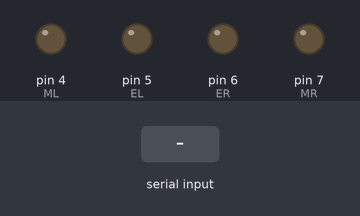
A sketch run on a simulated Arduino Uno, built with avr-gcc and run on an emulated ATmega328P. On the bench: output pins drawn as LEDs (lit = HIGH). The inputs (shaded band) are chosen by the test bench.

Above: at 1.2 s.
1.3 s: "3\n" received over the second serial link
At 3.8 s:
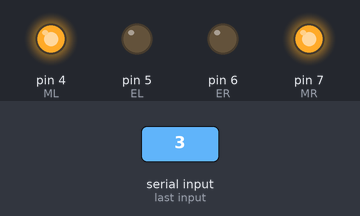
4.3 s: "2\n" received over the second serial link
At 5.8 s:
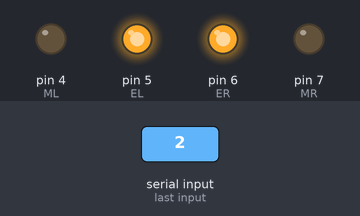
7.3 s: "4\n" received over the second serial link
At 8.56 s:
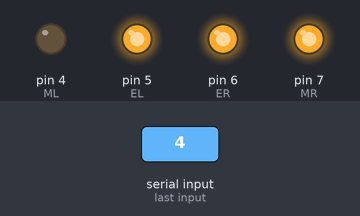
10.3 s: "1\n" received over the second serial link
At 12.1 s:
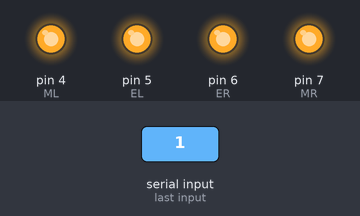
Timing chart, 0 to 13.8 s (numbered marks = the images above; inputs shaded):
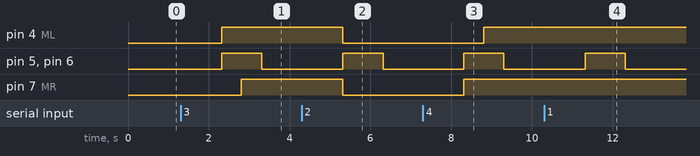

The sketch:

arduinobot.ino
```cpp
#include <Wire.h> //I2C Arduino Library
#include <SoftwareSerial.h>

#define address 0x1E //0011110b, I2C 7bit address of HMC5883


SoftwareSerial mySerial(10, 11); // RX, TX

//모터 제어용 핀 세팅
int EL = 5;
int ML = 4;
int ER = 6;
int MR = 7;
//---

int value = 0;//모터 속도 제어

//시리얼에서 긁어올 변수
long byteIn = 0;
String input;

int in = 0;

void setup()
{
 mySerial.begin(9600);
  pinMode(ML, OUTPUT);
  pinMode(MR, OUTPUT);

/*
  //--지자기 센서 세팅
   Wire.begin();
   Wire.beginTransmission(address); //open communication with HMC5883
   Wire.write(0x02); //select mode register
   Wire.write(0x00); //continuous measurement mode
   Wire.endTransmission();
   //--
*/


}

void loop()
{
  byteIn = 0;


  int mottime = 0;
  //--시리얼에서 정보 받기
  int ang = 0;
  int spd = 0;

 if(mySerial.available()){
  mySerial.println("Hello, world?");
  input = mySerial.readString();
  byteIn = input.toInt();


   }
   //---
 // Serial.println(degCheck());


 // for(int i = 0;input.length() > i;i++){
   // in=byteIn%10;
    //byteIn/=10;
    //Serial.println(in);
  switch(byteIn)
  {
    case 0 :
  analogWrite(EL, 0);
  analogWrite(ER, 0);
  break;
    case 1 :
    go(1000, 255);
  break;
    case 2 :
    back(1000, 255);
  break;
    case 3 :
    turnRight(490);
    go(500, 255);
  break;
    case 4 :
    turnLeft(490);
    go(500, 255);
  break;
   default :
  analogWrite(EL, 0);
  analogWrite(ER, 0);
  break;

  }
 // }

  delay(5);
}

void go(int timeSet, int sped)
{
  value = sped;
  digitalWrite(ML, HIGH);
  digitalWrite(MR, HIGH);
  analogWrite(EL, value);
  analogWrite(ER, value);
  delay(timeSet);
  analogWrite(EL, 0);
  analogWrite(ER, 0);
}

void back(int timeSet, int sped)
{
  value = sped;
  digitalWrite(ML, LOW);
  digitalWrite(MR, LOW);
  analogWrite(EL, value);
  analogWrite(ER, value);
  delay(timeSet);
  analogWrite(EL, 0);
  analogWrite(ER, 0);
}

void turnRight(int timeSet)
{
  value = 255;
  digitalWrite(ML, HIGH);
  digitalWrite(MR, LOW);
  analogWrite(EL, value);
  analogWrite(ER, value);
  delay(timeSet);
  analogWrite(EL, 0);
  analogWrite(ER, 0);

}

void turnLeft(int timeSet)
{
  value = 255;
  digitalWrite(ML, LOW);
  digitalWrite(MR, HIGH);
  analogWrite(EL, value);
  analogWrite(ER, value);
  delay(timeSet);
  analogWrite(EL, 0);
  analogWrite(ER, 0);
}
/*
float degCheck() //각도 출력
{
 int x,y,z; //triple axis data
 //Tell the HMC5883 where to begin reading data
  Wire.beginTransmission(address);
 Wire.write(0x03); //select register 3, X MSB register
 Wire.endTransmission();
 //Read data from each axis, 2 registers per axis
 Wire.requestFrom(address, 6);
 if(6<=Wire.available()){
 x = Wire.read()<<8; //X msb
 x |= Wire.read(); //X lsb
 y = Wire.read()<<8; //Y msb
 y |= Wire.read(); //Y lsb
 z = Wire.read()<<8; //z msb
 z |= Wire.read(); //z lsb
 }
 return (atan2(y, x) * 180)/ PI ;
}

*/
```

Measured:
- after the input at 1.3 s, pin 4 (ML): LOW → HIGH after 1.0 s; pin 5 (EL), pin 6 (ER): LOW → HIGH after 1.0 s, → LOW 0.99 s later; pin 7 (MR): LOW → HIGH after 1.5 s
- after the input at 4.3 s, pin 4 (ML), pin 7 (MR): HIGH → LOW after 1.0 s; pin 5 (EL), pin 6 (ER): LOW → HIGH after 1.0 s, → LOW 1.0 s later
- after the input at 7.3 s, pin 4 (ML): LOW → HIGH after 1.5 s; pin 5 (EL), pin 6 (ER): LOW → HIGH after 1.0 s, → LOW 0.99 s later; pin 7 (MR): LOW → HIGH after 1.0 s
- after the input at 10.3 s, pin 5 (EL), pin 6 (ER): LOW → HIGH after 1.0 s, → LOW 1.0 s later
